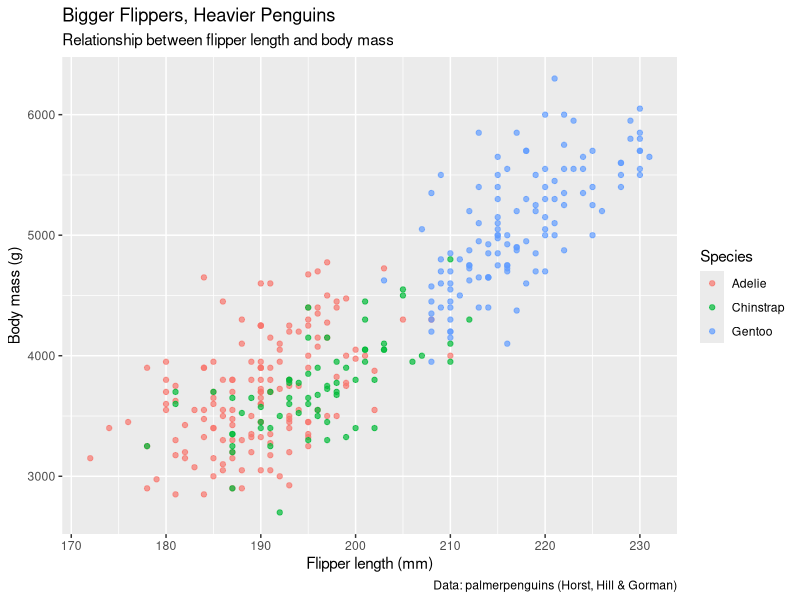
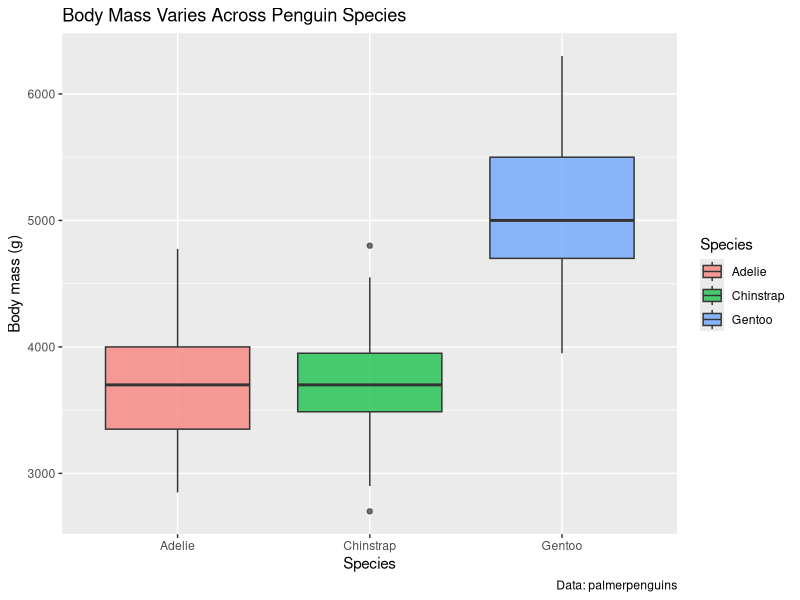
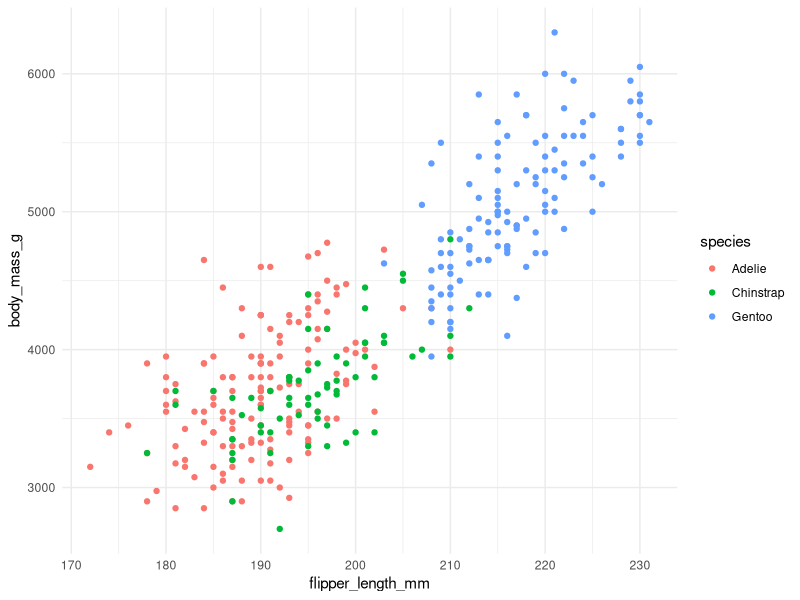
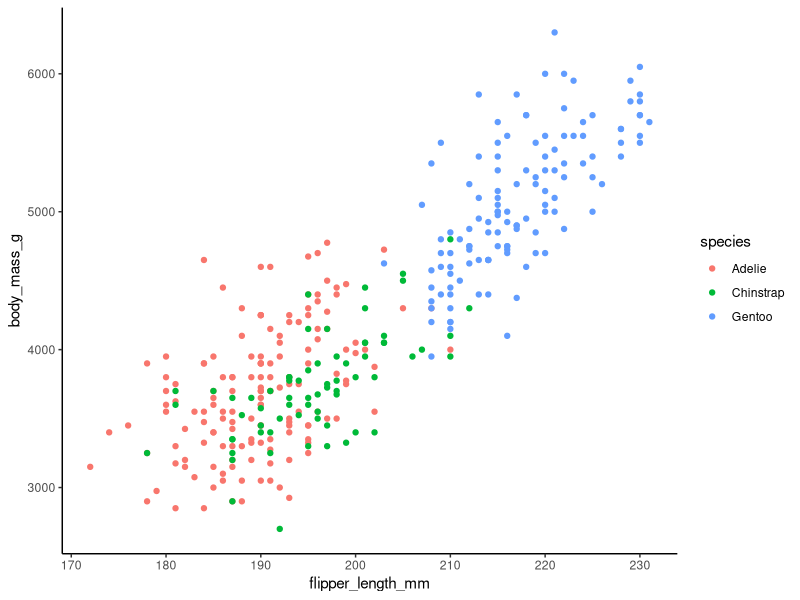
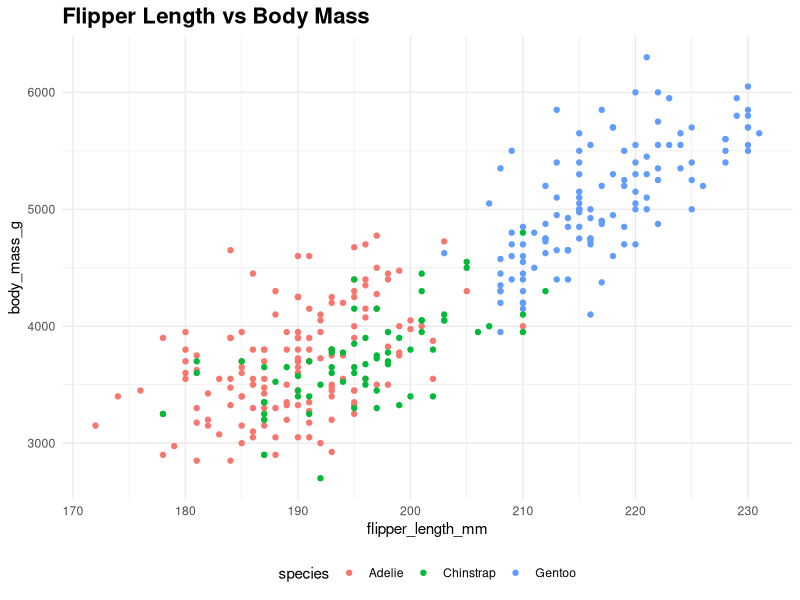
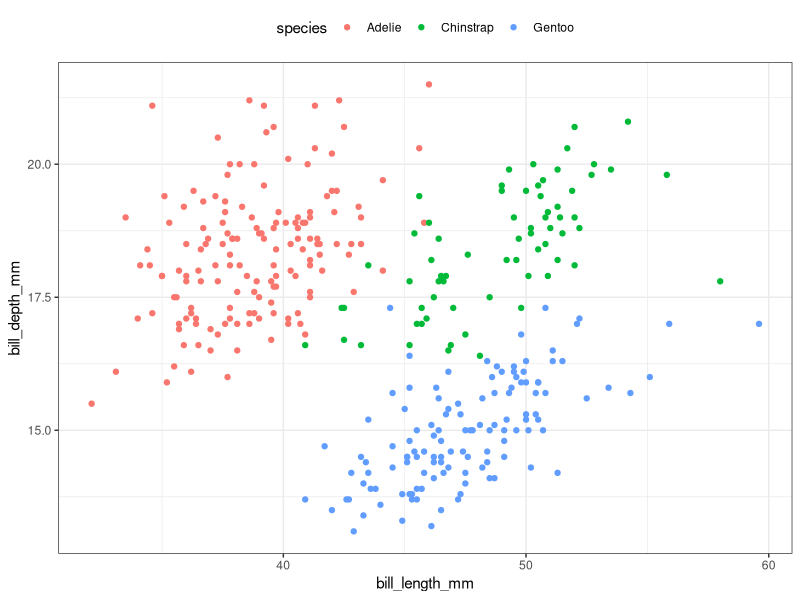
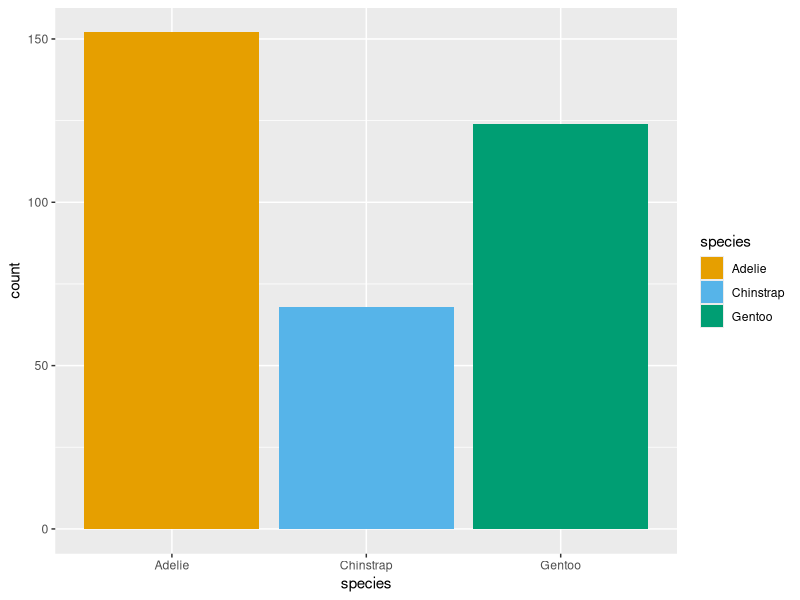
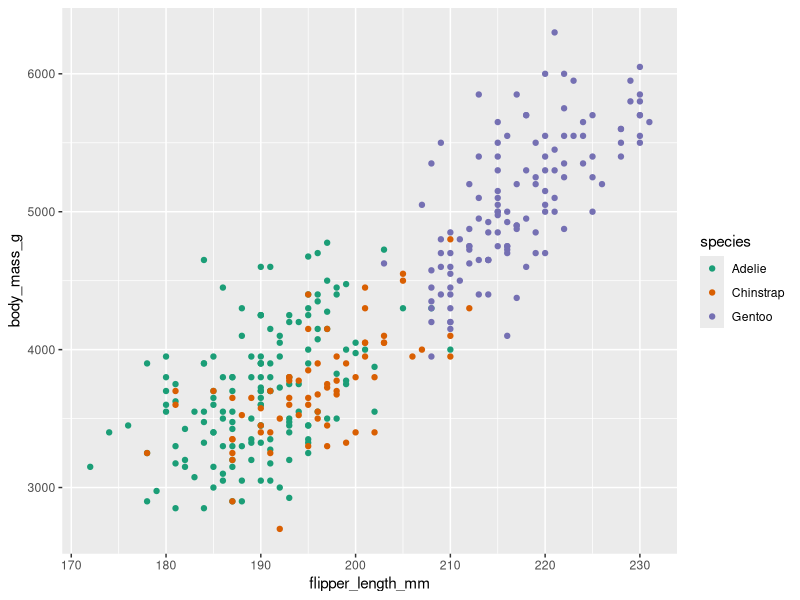

R code for these plots, in order:
## ---- chunk 1
#| include: false
library(tidyverse)
library(palmerpenguins)
data(penguins)
## ---- chunk 2
ggplot(penguins, aes(x = flipper_length_mm, y = body_mass_g, color = species)) +
  geom_point(alpha = 0.7) +
  labs(
    title = "Bigger Flippers, Heavier Penguins",
    subtitle = "Relationship between flipper length and body mass",
    x = "Flipper length (mm)",
    y = "Body mass (g)",
    color = "Species",
    caption = "Data: palmerpenguins (Horst, Hill & Gorman)"
  )
## ---- chunk 3
ggplot(penguins, aes(x = species, y = body_mass_g, fill = species)) +
  geom_boxplot(alpha = 0.7) +
  labs(
    title = "Body Mass Varies Across Penguin Species",
    x = "Species",
    y = "Body mass (g)",
    fill = "Species",
    caption = "Data: palmerpenguins"
  )
## ---- chunk 4
ggplot(penguins, aes(x = flipper_length_mm, y = body_mass_g, color = species)) +
  geom_point() +
  theme_minimal()
## ---- chunk 5
ggplot(penguins, aes(x = flipper_length_mm, y = body_mass_g, color = species)) +
  geom_point() +
  theme_classic()
## ---- chunk 6
ggplot(penguins, aes(x = flipper_length_mm, y = body_mass_g, color = species)) +
  geom_point() +
  theme_minimal() +
  theme(
    legend.position = "bottom",
    plot.title = element_text(face = "bold", size = 16)
  ) +
  labs(title = "Flipper Length vs Body Mass")
## ---- chunk 7
ggplot(penguins, aes(x = bill_length_mm, y = bill_depth_mm, color = species)) +
  geom_point() +
  theme_bw() +
  theme(legend.position = "top")
## ---- chunk 8
ggplot(penguins, aes(x = species, fill = species)) +
  geom_bar() +
  scale_fill_manual(values = c("Adelie" = "#E69F00",
                                "Chinstrap" = "#56B4E9",
                                "Gentoo" = "#009E73"))
## ---- chunk 9
ggplot(penguins, aes(x = flipper_length_mm, y = body_mass_g, color = species)) +
  geom_point() +
  scale_color_brewer(palette = "Dark2")
## ---- chunk 10
ggplot(penguins, aes(x = flipper_length_mm, y = body_mass_g, color = bill_length_mm)) +
  geom_point(size = 2) +
  scale_color_viridis_c()
## ---- chunk 11
ggplot(penguins, aes(x = flipper_length_mm, y = body_mass_g, color = species)) +
  geom_point() +
  scale_color_brewer(palette = "Set2")
## ---- chunk 12
ggplot(penguins, aes(x = flipper_length_mm, y = body_mass_g, color = species)) +
  geom_point() +
  scale_color_viridis_d()
## ---- chunk 13
ggplot(penguins, aes(x = species, fill = species)) +
  geom_bar() +
  coord_flip() +
  labs(x = NULL, y = "Count of penguins")
## ---- chunk 14
penguins |>
  filter(!is.na(body_mass_g)) |>
  group_by(species) |>
  summarise(mean_mass = mean(body_mass_g)) |>
  ggplot(aes(x = fct_reorder(species, mean_mass), y = mean_mass)) +
  geom_col(fill = "steelblue") +
  coord_flip() +
  labs(x = "Species", y = "Mean body mass (g)")
## ---- chunk 15
my_plot <- ggplot(penguins, aes(x = flipper_length_mm, y = body_mass_g, color = species)) +
  geom_point(alpha = 0.7) +
  theme_minimal() +
  labs(title = "Flipper Length vs Body Mass", x = "Flipper length (mm)",
       y = "Body mass (g)", color = "Species")

ggsave("penguin_plot.png", plot = my_plot, width = 8, height = 5, dpi = 300)
## ---- chunk 16
penguins |>
  filter(!is.na(sex)) |>
  ggplot(aes(x = species, y = body_mass_g, fill = sex)) +
  geom_boxplot(alpha = 0.8) +
  scale_fill_brewer(palette = "Set2") +
  theme_minimal(base_size = 13) +
  labs(
    title = "Male Penguins Are Heavier Across All Three Species",
    x = "Species", y = "Body mass (g)", fill = "Sex",
    caption = "Data: palmerpenguins (Horst, Hill & Gorman)"
  ) +
  theme(legend.position = "bottom")
